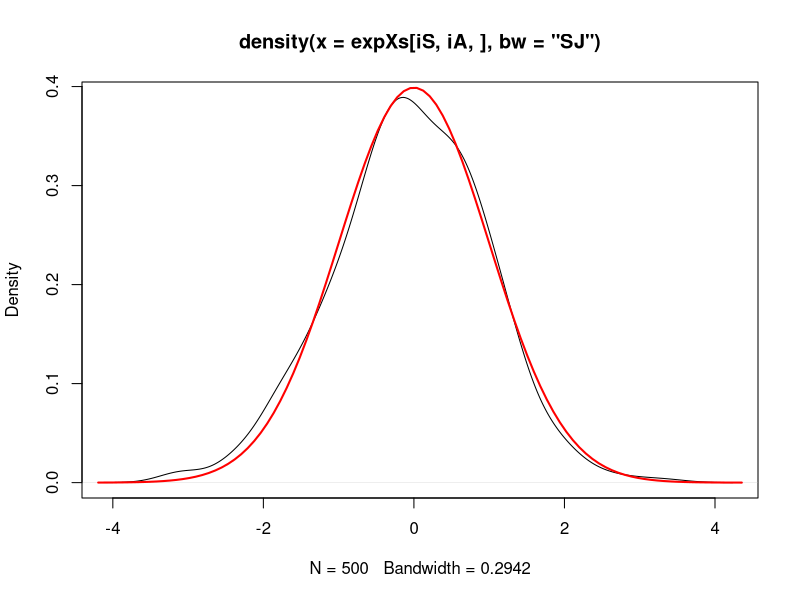
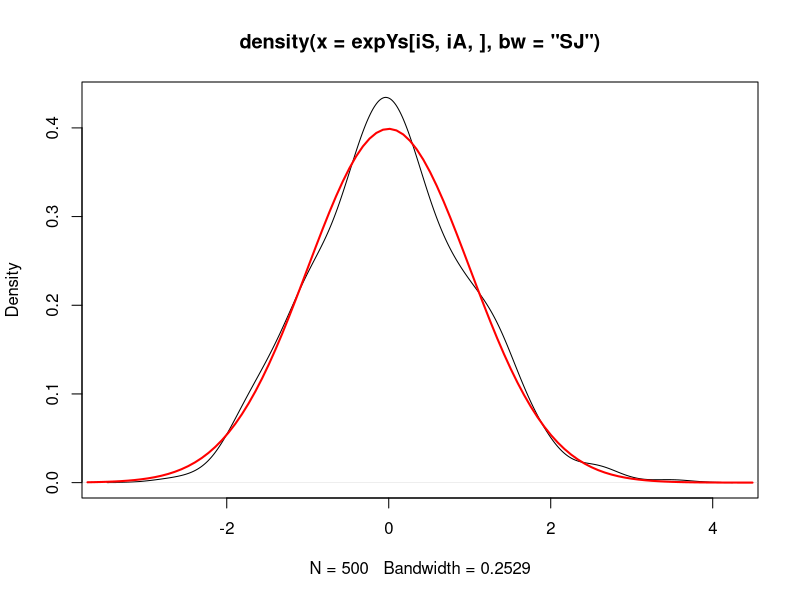
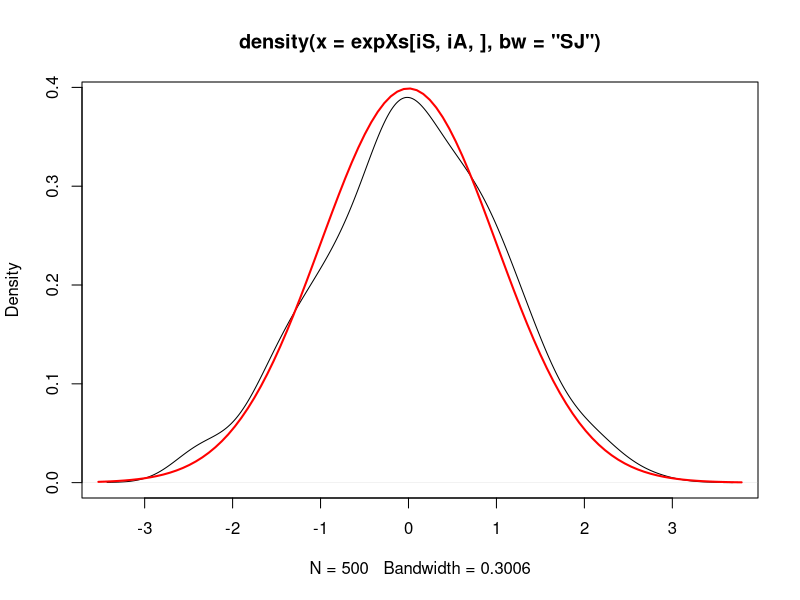
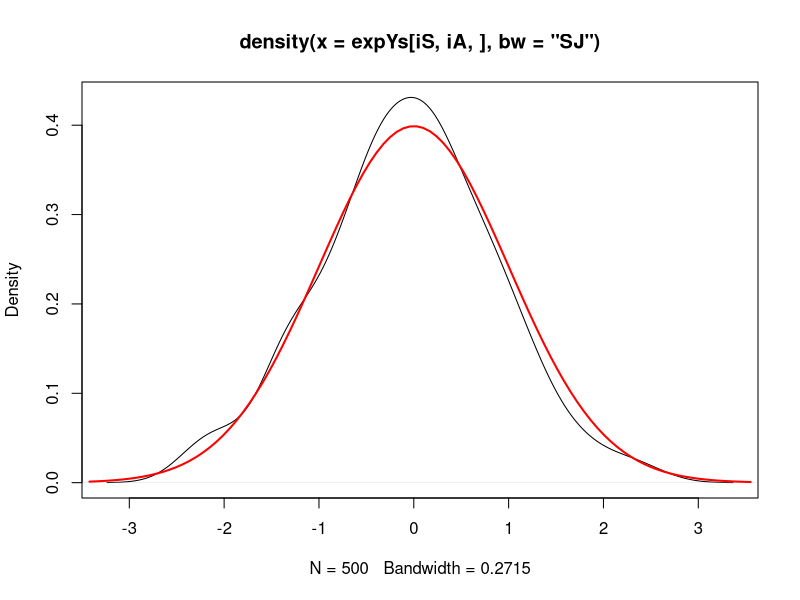
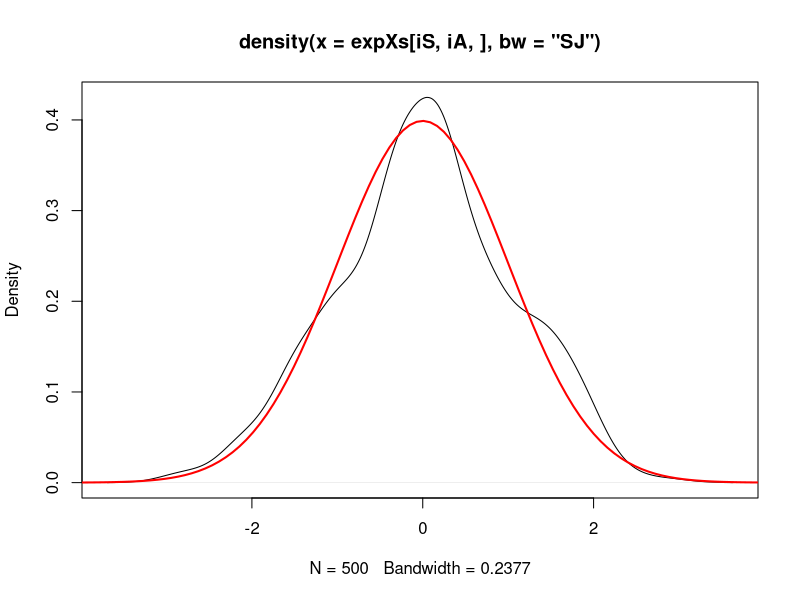
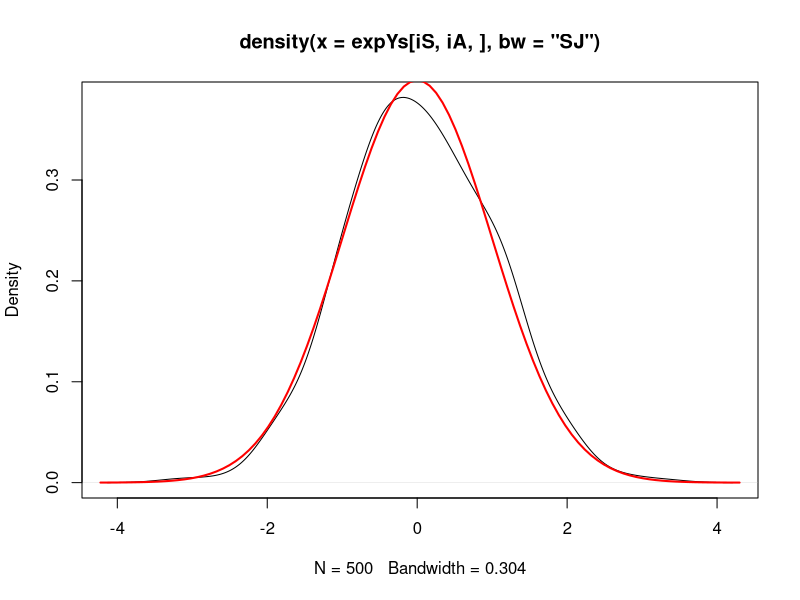
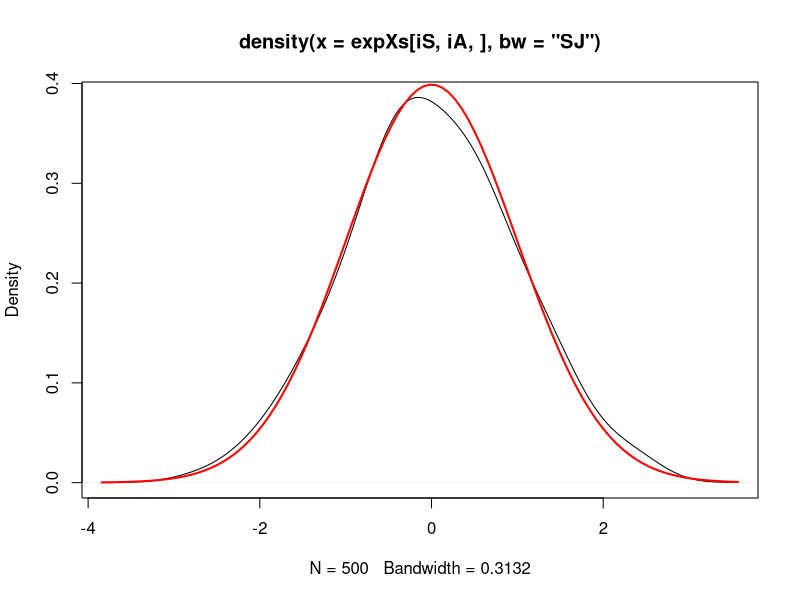
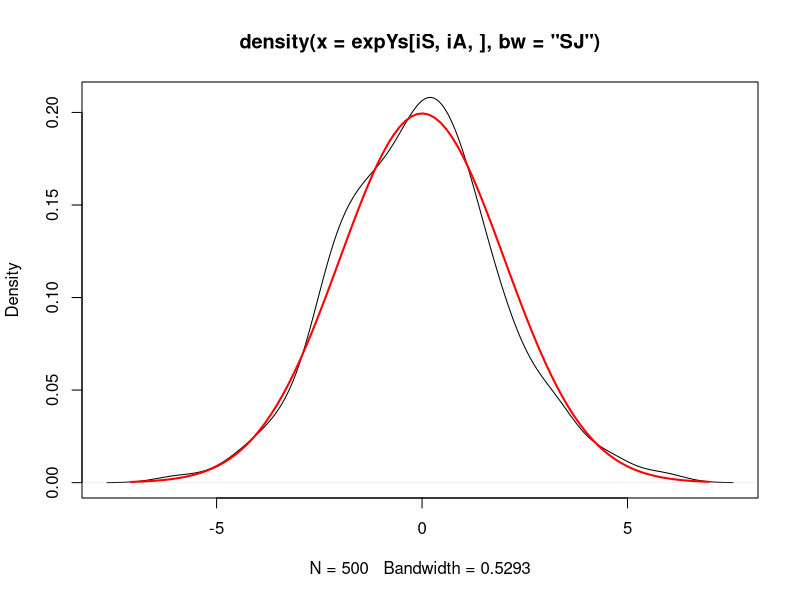

Write R code to recreate these figures, in order.
# Here we study the convergence of the Zig-Zag algorithm for N((0,0), (1, a, a, s^2))

# The values of s to consider
Ss <- c(1, 2)

# The values of a to consider
As <- c(0, 0.25, 0.5)

# The number of experiments for each s and a
N <- 500

# Finctions f to use to evaluate convergence
Fs <- c(
  function (x, y) { abs(x); },
  function (x, y) { x^2; },
  function (x, y) { 1 / sqrt(abs(x)); },
  function (x, y) { abs(y); },
  function (x, y) { y^2; },
  function (x, y) { 1 / sqrt(abs(y)); }#,
#  function (x, y) { abs(x * y); }
)

# Explicit integrals of these functions
# We will need int [t from 0 to tau] f(x0 + theta_x t, y0 + theta_y t) dt
# When f depends on, say, x only, this becomes
#              int [t from 0 to tau] f(x0 + theta t) dt =
#              int [x from x0 to x1] f(x) / theta dx =
#              theta * (F(x1) - F(x0)),
# where F(x) = int f(x) dx
IFs <- c(
  function (x0, y0, x1, y1, theta_x, theta_y, tau) { theta_x * (x1 * abs(x1) - x0 * abs(x0)) / 2; },
  function (x0, y0, x1, y1, theta_x, theta_y, tau) { theta_x * (x1^3 - x0^3) / 3; },
  function (x0, y0, x1, y1, theta_x, theta_y, tau) { theta_x * (sign(x1) * sqrt(abs(x1)) - sign(x0) * sqrt(abs(x0))) * 2; },
  function (x0, y0, x1, y1, theta_x, theta_y, tau) { theta_y * (y1 * abs(y1) - y0 * abs(y0)) / 2; },
  function (x0, y0, x1, y1, theta_x, theta_y, tau) { theta_y * (y1^3 - y0^3) / 3; },
  function (x0, y0, x1, y1, theta_x, theta_y, tau) { theta_y * (sign(y1) * sqrt(abs(y1)) - sign(y0) * sqrt(abs(y0))) * 2; }
)

# pi(f)
PIFs <- c(
  function (s, a) { sqrt(2 / pi); },
  function (s, a) { 1; },
  function (s, a) { 1.720079974649039070752407248933115962110249350333550144551; },
  function (s, a) { sqrt(2 / pi) * s; },
  function (s, a) { s^2; },
  function (s, a) { 1.720079974649039070752407248933115962110249350333550144551 / sqrt(s); }
)

# Epsilon
E <- 0.05

# Statistics we gather
# - one sample for each s and a
expXs <- array(dim = c(length(Ss), length(As), N))
expYs <- array(dim = c(length(Ss), length(As), N))
# - the resulting times
expTs <- array(dim = c(length(Ss), length(As), N))
# - the resulting numbers of switching points
expSPNs <- array(dim = c(length(Ss), length(As), N))

proc_time <- proc.time()

# Loop S
iS <- 1
while (iS <= length(Ss)) {

# Loop A
iA <- 1
while (iA <= length(As)) {

  # the current s and a, and the target values of integrals
  s <- Ss[iS]
  a <- As[iA]
  pifs <- c(length(Fs))
  i <- 1
  while (i <= length(Fs)) { pifs[i] <- PIFs[[i]](s, a); i <- i + 1; }

  # initialize arrays to store experiment values for s and a there
  Xs <- rep(0, 4 * N)
  Ys <- rep(0, 4 * N)
  Ts <- rep(0, 4 * N)

  # Loop N
  iN <- 1
  while (iN <= N) {
    
    # Variables
    iSP <- 1 # the index of the next switching point
    theta_x <- 1 # the current theta_x
    theta_y <- 1 # the current theta_y
    x <- 0 # the current x
    y <- 0 # the current y
    t <- 0 # the current t
    is <- rep(0, length(Fs)) # the current values of integrals for each f

    # Constants
    ca <- a / s
    cb <- 1 / s^2
    cc <- 1 / (1 - a^2)
    
    # Loop Zig-Zag
    runZZ <- TRUE
    while (runZZ || (iN == 1 && iSP <= 4 * N)) {

      # calculate the new values of x and y
      p_x <- cc * theta_x * (x - ca * y)
      p_y <- cc * theta_y * (cb * y - ca * x)
      q_x <- cc * (1 - ca * theta_x * theta_y)
      q_y <- cc * (cb - ca * theta_x * theta_y)
      tau_x <- -1
      if (q_x > 0) {
        tau_x <- max(0, -p_x / q_x)
        p_x <- max(0, p_x)
        tau_x <- tau_x + (sqrt(p_x^2 - 2 * q_x * log(runif(1))) - p_x) / q_x
      }
      else if (q_x < 0) {
        if (p_x > 0) {
          u <- runif(1)
          if (u >= exp(p_x^2 / q_x / 2)) {
            tau_x <- p_x^2 - 2 * q_x * log(u)
          }
        }
      }
      else {
        if (p_x > 0) {
          tau_x <- -log(runif(1)) / p_x
        }
      }
      tau_y <- -1
      if (q_y > 0) {
        tau_y <- max(0, -p_y / q_y)
        p_y <- max(0, p_y)
        tau_y <- tau_y + (sqrt(p_y^2 - 2 * q_y * log(runif(1))) - p_y) / q_y
      }
      else if (q_y < 0) {
        if (p_y > 0) {
          u <- runif(1)
          if (u >= exp(p_y^2 / q_y / 2)) {
            tau_y <- p_y^2 - 2 * q_y * log(u)
          }
        }
      }
      else {
        if (p_y > 0) {
          tau_y <- -log(runif(1)) / p_y
        }
      }
      if (tau_x < 0) {
        tau <- tau_y
      }
      else if (tau_y < 0) {
        tau <- tau_x
      }
      else {
        tau <- min(tau_x, tau_y)
      }
      x1 <- x + theta_x * tau
      y1 <- y + theta_y * tau

      # update the integrals
      i <- 1
      while (i <= length(Fs)) {
        is[i] <- is[i] + IFs[[i]](x, y, x1, y1, theta_x, theta_y, tau)
        i <- i + 1
      }
      
      # update t, x and y
      t <- t + tau
      x <- x1
      y <- y1
      
      # if iN = 1 we collect the actual process
      if (iN == 1 && iSP <= 4 * N) {
        Xs[iSP] <- x
        Ys[iSP] <- y
        Ts[iSP] <- t
      }
      
      # if the maximum measure is small enough we stop
      if (runZZ && max(abs(is / t / pifs - 1)) < E) {
        expTs[iS, iA, iN] <- t
        expSPNs[iS, iA, iN] <- iSP
        runZZ <- FALSE
      }
      
      # The end of loop Zig-Zag
      iSP <- iSP + 1
      if (tau == tau_x) { theta_x <- -theta_x; }
      else { theta_y <- -theta_y; }
    }
    
    # The end of loop N
    iN <- iN + 1
  }
  
  # Obtain a sample from the process stored in one experiment
  tj_1 <- 0
  xj_1 <- 0
  yj_1 <- 0
  j <- 1
  n <- length(Ts)
  i <- 1
  while (i <= N) {
    t <- i / (N + 1) * Ts[n]
    while (t > Ts[j]) { tj_1 <- Ts[j]; xj_1 <- Xs[j]; yj_1 <- Ys[j]; j <- j + 1; }
    expXs[iS, iA, i] <- (Xs[j] * (t - tj_1) + xj_1 * (Ts[j] - t)) / (Ts[j] - tj_1)
    expYs[iS, iA, i] <- (Ys[j] * (t - tj_1) + yj_1 * (Ts[j] - t)) / (Ts[j] - tj_1)
    i <- i + 1
  }
  
  # The end of loop A
  iA <- iA + 1
}

  # The end of loop S
  iS <- iS + 1
}

# Results

# Checking the distributions of x and y for each s and a by plotting graphs, and their correlations by calculating them
expXYs <- matrix(nrow = length(Ss), ncol = length(As))
iS <- 1
while (iS <= length(Ss)) {
iA <- 1
while (iA <= length(As)) {
  plot(density(expXs[iS, iA, ], bw = "SJ"))
  normalxs <- seq(min(expXs[iS, iA, ]) - 1, max(expXs[iS, iA, ]) + 1, length = 100)
  normalys <- exp(-1 / 2 * normalxs^2) / sqrt(2 * pi)
  lines(normalxs, normalys, col = "red", lwd = 2)
  plot(density(expYs[iS, iA, ], bw = "SJ"))
  normalxs <- seq(min(expYs[iS, iA, ]) - 1, max(expYs[iS, iA, ]) + 1, length = 100)
  normalys <- exp(-1 / 2 / Ss[iS]^2 * normalxs^2) / sqrt(2 * pi) / Ss[iS]
  lines(normalxs, normalys, col = "red", lwd = 2)
  expXYs[iS, iA] <- cor(expXs[iS, iA, ], expYs[iS, iA, ])
  iA <- iA + 1
}
iS <- iS + 1
}

proc_time <- proc.time() - proc_time

# Means and standard deviations of the numbers of SPs and times
expESPNs <- matrix(nrow = length(Ss), ncol = length(As), dimnames = list(rep(0, length(Ss)), rep(0, length(As))))
iS <- 1
while (iS <= length(Ss)) {
  rownames(expESPNs)[iS] <- paste("s = ", Ss[iS], ":", sep = "")
  iA <- 1
  while (iA <= length(As)) {
    if (iS == 1) { colnames(expESPNs)[iA] <- paste("a = ", As[iA], sep = ""); }
    expESPNs[iS, iA] <- paste(mean(expSPNs[iS, iA, ]), "(", sd(expSPNs[iS, iA, ]), ")")
    iA <- iA + 1
  }
  iS <- iS + 1
}

expETs <- matrix(nrow = length(Ss), ncol = length(As), dimnames = list(rep(0, length(Ss)), rep(0, length(As))))
iS <- 1
while (iS <= length(Ss)) {
  rownames(expETs)[iS] <- paste("s = ", Ss[iS], ":", sep = "")
  iA <- 1
  while (iA <= length(As)) {
    if (iS == 1) { colnames(expETs)[iA] <- paste("a = ", As[iA], sep = ""); }
    expETs[iS, iA] <- paste(mean(expTs[iS, iA, ]), "(", sd(expTs[iS, iA, ]), ")")
    iA <- iA + 1
  }
  iS <- iS + 1
}

paste("Time :", proc_time[3], "seconds")
expXYs
expESPNs
expETs
